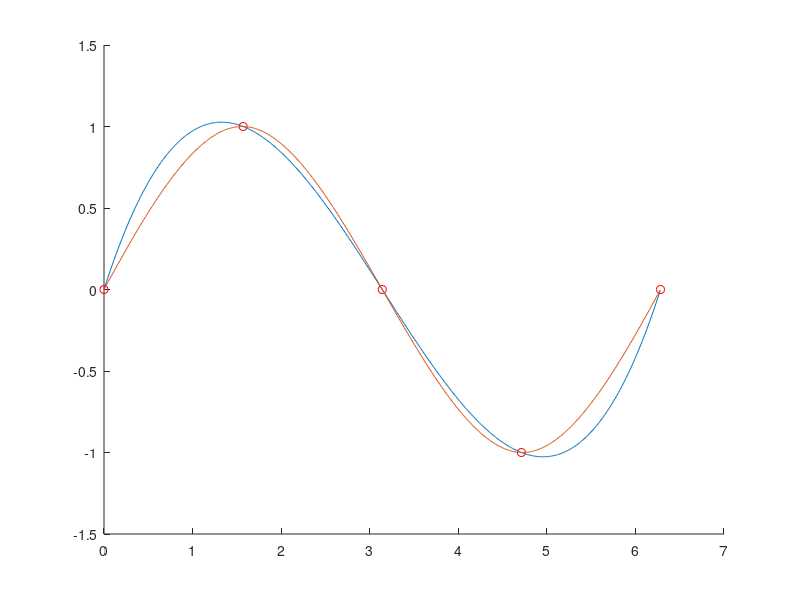

This chart was generated by the following MATLAB code:
printf("== Exercise 1\n")


% Define the function and the nodes
f = @(x) sin(x);
x_large = 0 : 0.01 : 2*pi;
y_large = f(x_large);

x = [0, pi/2, pi, 3*pi/2, 2*pi];
y = f(x);

function_value = f(pi/4);

% Calculate the cubic natural spline
natural_value = spline(x, f(x));

% Calculate the cubic clamped spline
d0 = cos(0);
dn = cos(2*pi);

clamped_value = spline(x, [d0, y, dn]);

% To evaluate the cubic natural spline and the cubic clamped spline at the value pi/4 we use ppval

cubic = ppval(natural_value, pi/4);
clamped = ppval(clamped_value, pi/4);

% Display the results
fprintf('f(pi/4) = %f\n', function_value);
fprintf('Natural spline(pi/4) = %f\n', cubic);
fprintf('Clamped spline(pi/4) = %f\n', clamped);


% Plot the functions on the same figure
hold on

% Plot the function f(x) = sin(x) where x = the nodes
plot(x, y, 'ro');

% Plot the cubic natural spline
plot(x_large, spline(x, y, x_large));

% Plot the cubic clamped spline
plot(x_large, spline(x, [d0 y dn], x_large));



